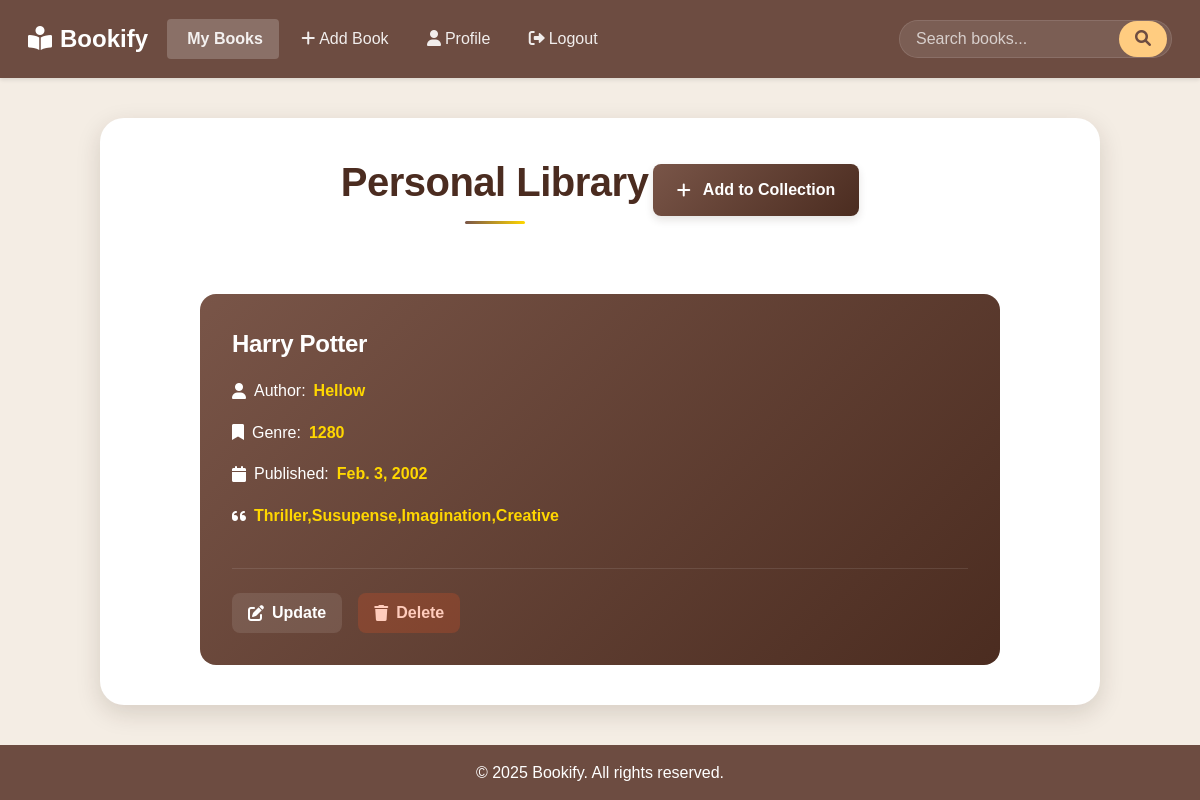
/api/books/7/ (signed in), run on the app's committed database.
### books/models.py (models this page shows)
class Book(models.Model):
    user = models.ForeignKey(settings.AUTH_USER_MODEL, on_delete=models.CASCADE)
    title = models.CharField(max_length=255)
    author = models.CharField(max_length=255)
    publication_date = models.DateField()
    genre = models.CharField(max_length=100)
    description = models.TextField()
    created_at = models.DateTimeField(auto_now_add=True)
    updated_at = models.DateTimeField(auto_now=True)
    def __str__(self):
        return self.title

### books/views.py (the view)
# urls.py: path("books/<int:pk>/", book_detail, name="book-detail"),
def book_detail(request,pk):
    if request.user.is_authenticated:
        book = get_object_or_404(Book, pk=pk, user=request.user)
        if book:
            print(book)
        return render(request, "books/book_detail.html", {"book": book})
    messages.error(request,"Please Login First")
    return redirect('login')

### books/templates/books/book_detail.html (shortened to what this page needs)
{% extends "base.html" %}
{% block content %}
<div class="book-list-container">
    <div class="header">
        <h2>Personal Library</h2>
        <a href="{% url 'book-create' %}" class="add-book-btn">
            <i class="fas fa-plus"></i>
            Add to Collection
        </a>
    </div>
    <ul class="book-list">
        {% if book %}
        <li class="book-item">
            <div class="book-content">
                <a href="{% url 'book-detail' book.pk %}" class="book-link">{{ book.title }}</a>
                <p class="book-meta">
                    <i class="fas fa-user"></i>
                    Author: <span>{{ book.author }}</span>
                </p>
                <p class="book-meta">
                    <i class="fas fa-bookmark"></i>
                    Genre: <span>{{ book.genre }}</span>
                </p>
                <p class="book-meta">
                    <i class="fas fa-calendar"></i>
                    Published: <span>{{ book.publication_date }}</span>
                </p>
                {% if book.description %}
                <p class="book-meta">
                    <i class="fas fa-quote-left"></i>
                    <span>{{ book.description|truncatewords:30 }}</span>
                </p>
                {% endif %}
                <div class="book-actions">
                    <a href="{% url 'book-update' book.pk %}" class="action-btn update-btn">
                        <i class="fas fa-edit"></i>
                        Update
                    </a>
                    <a href="{% url 'book-delete' book.pk %}" class="action-btn delete-btn">
                        <i class="fas fa-trash"></i>
                        Delete
                    </a>
                </div>
            </div>
        </li>
        {% else %}
        <li class="empty-state">
            <i class="fas fa-books fa-3x"></i>
            <h3>Your Library Awaits</h3>
            <p>Begin your literary journey by adding your first book.</p>
        </li>
        {% endif %}
    </ul>
</div>
{% endblock %}

### data on the page
Book: title "Harry Potter", author "Hellow", genre "1280", publication_date "Feb. 3, 2002", description "Thriller,Susupense,Imagination,Creative"
